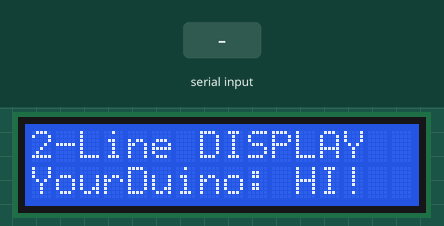
Simulated run of this sketch. Board: Arduino Uno, built with avr-gcc and run on an emulated ATmega328P. On the bench: 16×2 character LCD. Inputs (shaded band) come from the test bench.

Above: at 1.6 s.
At 7.8 s:
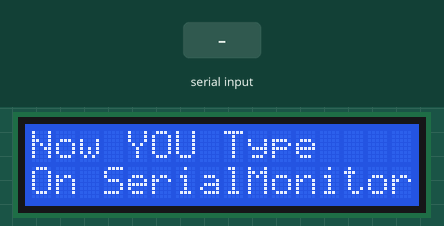
7.9 s: "1" received over Serial
At 8.7 s:
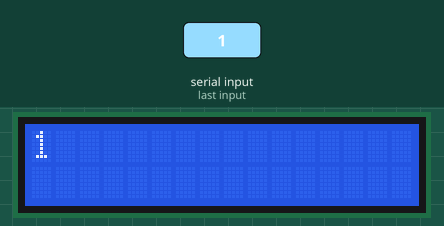
9.5 s: "0" received over Serial
At 9.9 s:
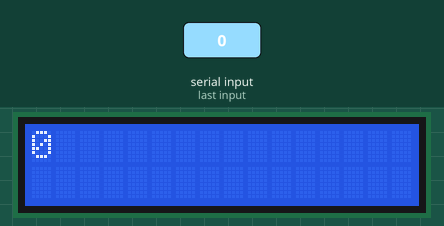
11.1 s: "2" received over Serial
At 12.3 s:
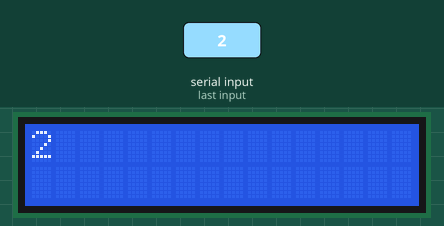
Timing chart, 0 to 14.1 s (numbered marks = the images above; inputs shaded):
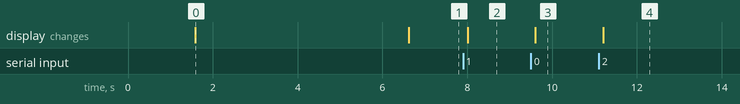

Measured:
- after the input at 7.9 s, the display: changes after 0.10 s (image 2)
- after the input at 9.5 s, the display: changes after 0.10 s (image 3)
- after the input at 11.1 s, the display: changes after 0.10 s (image 4)
- what the display in image 0 shows lasts 5.0 s, from 1.6 s to 6.6 s

The sketch:

LCD_16x2_I2C_backpack.ino
```cpp
/* YourDuino.com Example Software Sketch
 *  _2_Line_I2C_Display_TestV2.ino
 *   16 character 2 line I2C Display
 *   Uses Bill Perry's HD44780 Library, which can be installed from the Arduino Library Manager
 *   See Bills documentation: https://github.com/duinoWitchery/hd44780
 *   See the "API Summary" section.  Use "lcd" in front like lcdbegin(cols, rows)
 *
 *   LCD Display Blue or Yellow: I2C/TWI "Backpack" Interface
 questions??  terry@yourduino.com

 */
 // ----------------------------------------------------------------------------
/*LiquidCrystal compability:
Since this hd44780 library is LiquidCrystal API compatible, most existing LiquidCrystal
sketches should work with hd44780 hd44780_I2Cexp i/o class once the
includes are changed to use hd44780 and the lcd object constructor is
changed to use the hd44780_I2Cexp i/o class.
*/

/*-----( Import needed libraries )-----*/
#include <Wire.h>
#include <hd44780.h>                       // main hd44780 header
#include <hd44780ioClass/hd44780_I2Cexp.h> // i2c expander i/o class header


/*-----( Declare Constants )-----*/
// LCD geometry
const int LCD_COLS = 16;
const int LCD_ROWS = 2;

/*-----( Declare objects )-----*/
hd44780_I2Cexp lcd; // declare lcd object: auto locate & auto config expander chip
/*-----( Declare Variables )-----*/
int status;

void setup()   /*----( SETUP: RUNS ONCE )----*/
{
  status = lcd.begin(LCD_COLS, LCD_ROWS);
  if(status) // non zero status means it was unsuccesful
  {
    // hd44780 has a fatalError() routine that blinks an led if possible
    // begin() failed so blink error code using the onboard LED if possible
    hd44780::fatalError(status); // does not return
  }
  Serial.begin(9600);

  // Print a message to the LCD.
  lcd.setCursor(0, 0);
  lcd.print("2-Line DISPLAY");
  delay(1500);
  lcd.setCursor(0, 1);
  lcd.print("YourDuino: HI!");

  delay(5000);
  lcd.setCursor(0, 0);
  lcd.print("Now YOU Type    ");
  lcd.setCursor(0, 1);
  lcd.print("On SerialMonitor");
}/*--(end setup )---*/


void loop()   /*----( LOOP: RUNS CONSTANTLY )----*/
{
  {
    // when characters arrive over the serial port...
    if (Serial.available()) {
      // wait a bit for the entire message to arrive
      delay(100);
      // clear the screen
      lcd.clear();
      // read all the available characters
      while (Serial.available() > 0) {
        // display each character to the LCD
        lcd.write(Serial.read());
      }
    }
  }

}/* --(end main loop )-- */

/*-----( Declare User-written Functions )-----*/


/* ( THE END ) */
```
